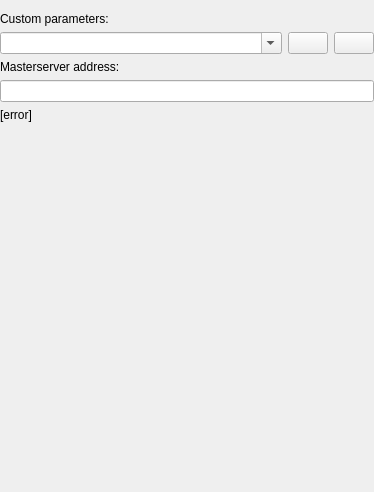
<?xml version="1.0" encoding="UTF-8"?>
<ui version="4.0">
 <class>EngineConfigPage</class>
 <widget class="QWidget" name="EngineConfigPage">
  <property name="geometry">
   <rect>
    <x>0</x>
    <y>0</y>
    <width>374</width>
    <height>492</height>
   </rect>
  </property>
  <layout class="QVBoxLayout" name="verticalLayout_6">
   <property name="leftMargin">
    <number>0</number>
   </property>
   <property name="topMargin">
    <number>0</number>
   </property>
   <property name="rightMargin">
    <number>0</number>
   </property>
   <property name="bottomMargin">
    <number>0</number>
   </property>
   <item>
    <widget class="QWidget" name="serverBinaryBox" native="true">
     <layout class="QVBoxLayout" name="verticalLayout">
      <property name="leftMargin">
       <number>0</number>
      </property>
      <property name="topMargin">
       <number>0</number>
      </property>
      <property name="rightMargin">
       <number>0</number>
      </property>
      <property name="bottomMargin">
       <number>0</number>
      </property>
     </layout>
    </widget>
   </item>
   <item>
    <widget class="QWidget" name="exePickArea" native="true">
     <layout class="QVBoxLayout" name="verticalLayout_3">
      <property name="leftMargin">
       <number>0</number>
      </property>
      <property name="topMargin">
       <number>0</number>
      </property>
      <property name="rightMargin">
       <number>0</number>
      </property>
      <property name="bottomMargin">
       <number>0</number>
      </property>
     </layout>
    </widget>
   </item>
   <item>
    <widget class="QLabel" name="label_3">
     <property name="text">
      <string>Custom parameters:</string>
     </property>
    </widget>
   </item>
   <item>
    <layout class="QHBoxLayout" name="horizontalLayout_2">
     <item>
      <widget class="QComboBox" name="cboCustomParameters">
       <property name="sizePolicy">
        <sizepolicy hsizetype="Expanding" vsizetype="Fixed">
         <horstretch>0</horstretch>
         <verstretch>0</verstretch>
        </sizepolicy>
       </property>
       <property name="editable">
        <bool>true</bool>
       </property>
       <property name="insertPolicy">
        <enum>QComboBox::InsertAlphabetically</enum>
       </property>
      </widget>
     </item>
     <item>
      <widget class="QPushButton" name="btnSaveCustomParameters">
       <property name="icon">
        <iconset resource="../../../../media/resources.qrc">
         <normaloff>:/icons/diskette.png</normaloff>:/icons/diskette.png</iconset>
       </property>
      </widget>
     </item>
     <item>
      <widget class="QPushButton" name="btnDeleteCustomParameters">
       <property name="icon">
        <iconset resource="../../../../media/resources.qrc">
         <normaloff>:/icons/x.png</normaloff>:/icons/x.png</iconset>
       </property>
      </widget>
     </item>
    </layout>
   </item>
   <item>
    <widget class="QWidget" name="masterAddressBox" native="true">
     <layout class="QVBoxLayout" name="verticalLayout_2">
      <property name="leftMargin">
       <number>0</number>
      </property>
      <property name="topMargin">
       <number>0</number>
      </property>
      <property name="rightMargin">
       <number>0</number>
      </property>
      <property name="bottomMargin">
       <number>0</number>
      </property>
      <item>
       <widget class="QLabel" name="label_2">
        <property name="text">
         <string>Masterserver address:</string>
        </property>
       </widget>
      </item>
      <item>
       <widget class="QLineEdit" name="leMasterserverAddress"/>
      </item>
     </layout>
    </widget>
   </item>
   <item>
    <widget class="QLabel" name="lblError">
     <property name="text">
      <string>[error]</string>
     </property>
     <property name="wordWrap">
      <bool>true</bool>
     </property>
    </widget>
   </item>
   <item>
    <spacer name="verticalSpacer">
     <property name="orientation">
      <enum>Qt::Vertical</enum>
     </property>
     <property name="sizeHint" stdset="0">
      <size>
       <width>20</width>
       <height>40</height>
      </size>
     </property>
    </spacer>
   </item>
  </layout>
 </widget>
 <resources>
  <include location="../../../../media/resources.qrc"/>
 </resources>
 <connections>
  <connection>
   <sender>btnSaveCustomParameters</sender>
   <signal>clicked()</signal>
   <receiver>EngineConfigPage</receiver>
   <slot>saveCustomParameters()</slot>
   <hints>
    <hint type="sourcelabel">
     <x>326</x>
     <y>133</y>
    </hint>
    <hint type="destinationlabel">
     <x>326</x>
     <y>148</y>
    </hint>
   </hints>
  </connection>
  <connection>
   <sender>btnDeleteCustomParameters</sender>
   <signal>clicked()</signal>
   <receiver>EngineConfigPage</receiver>
   <slot>removeCurrentCustomParametersFromStorage()</slot>
   <hints>
    <hint type="sourcelabel">
     <x>353</x>
     <y>133</y>
    </hint>
    <hint type="destinationlabel">
     <x>357</x>
     <y>149</y>
    </hint>
   </hints>
  </connection>
  <connection>
   <sender>cboCustomParameters</sender>
   <signal>editTextChanged(QString)</signal>
   <receiver>EngineConfigPage</receiver>
   <slot>updateCustomParametersSaveState()</slot>
   <hints>
    <hint type="sourcelabel">
     <x>291</x>
     <y>132</y>
    </hint>
    <hint type="destinationlabel">
     <x>291</x>
     <y>149</y>
    </hint>
   </hints>
  </connection>
 </connections>
 <slots>
  <slot>saveCustomParameters()</slot>
  <slot>removeCurrentCustomParametersFromStorage()</slot>
  <slot>updateCustomParametersSaveState()</slot>
 </slots>
</ui>
